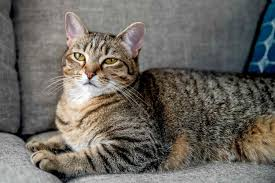
#> input picture images/cat.jpeg, 275 x 183 px
$ python pixel.py
#> lines starting #> are read from the running program, lines starting #| are printed output that depends on the picture
import cv2 as cv
img=cv.imread("../../images/cat.jpeg")
#> img is the input picture: shape (183, 275, 3); mean B, G, R 96.7, 102.8, 106.7

#Pixel is the smallest unit of data in an image

#get the pixel value of img at the pos (100,100)
pixel=img[100,100]
#> pixel = [80, 112, 147]
print("pixel:",pixel)
#| pixel: [ 80 112 147]
print("type(pixel):",type(pixel))
#| type(pixel): <class 'numpy.ndarray'>
#It represents the quantity of blue, green and
# red at the specified position

print("Blue:",pixel[0])
#| Blue: 80
print("Green:",pixel[1])
#| Green: 112
print("Red:",pixel[2])
#| Red: 147
red=pixel[2]
#> red = 147
print("red=pixel[2];;;type(red):",type(red))
#| red=pixel[2];;;type(red): <class 'numpy.uint8'>

#grayscale image
img=cv.imread("../../images/cat.jpeg",0)
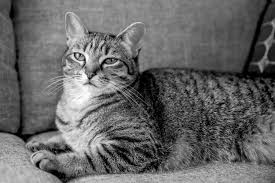
#> img: shape (183, 275); min 0, max 255, mean 103.3

#get the pixel value of gray scale img at the pos (100,100)
pixel=img[100,100]
#> pixel = 119
print("pixel:",pixel)
#| pixel: 119
print("type(pixel):",type(pixel))
#| type(pixel): <class 'numpy.uint8'>
#It represents the quantity of dark and light
# at the specified position of the image
#It's an it that ranges from 0 to 255
# 0: the darkest shade of gray
# 255: the lightest shade of gray


#the image size is the total number of elements ie pixels in the image

print("Total number of pixels",img.size)
#| Total number of pixels 50325

$ run again, with images/apple.jpeg copied over images/cat.jpeg
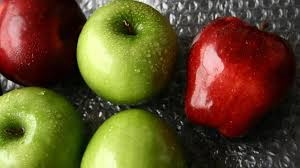
#> input picture images/apple.jpeg, 300 x 168 px
#> img is the input picture: shape (168, 300, 3); mean B, G, R 40.7, 77.5, 97.1
#> `pixel=img[100,100]`: pixel = [41, 50, 47]
#| pixel: [41 50 47]
#| type(pixel): <class 'numpy.ndarray'>
#| Blue: 41
#| Green: 50
#| Red: 47
#> red = 47
#| red=pixel[2];;;type(red): <class 'numpy.uint8'>
#> `img=cv.imread("../../images/cat.jpeg",0)`:
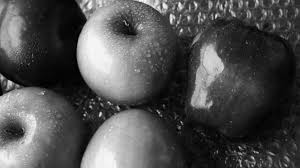
#> img: shape (168, 300); min 0, max 255, mean 79.2
#> `pixel=img[100,100]`: pixel = 48
#| pixel: 48
#| type(pixel): <class 'numpy.uint8'>
#| Total number of pixels 50400
